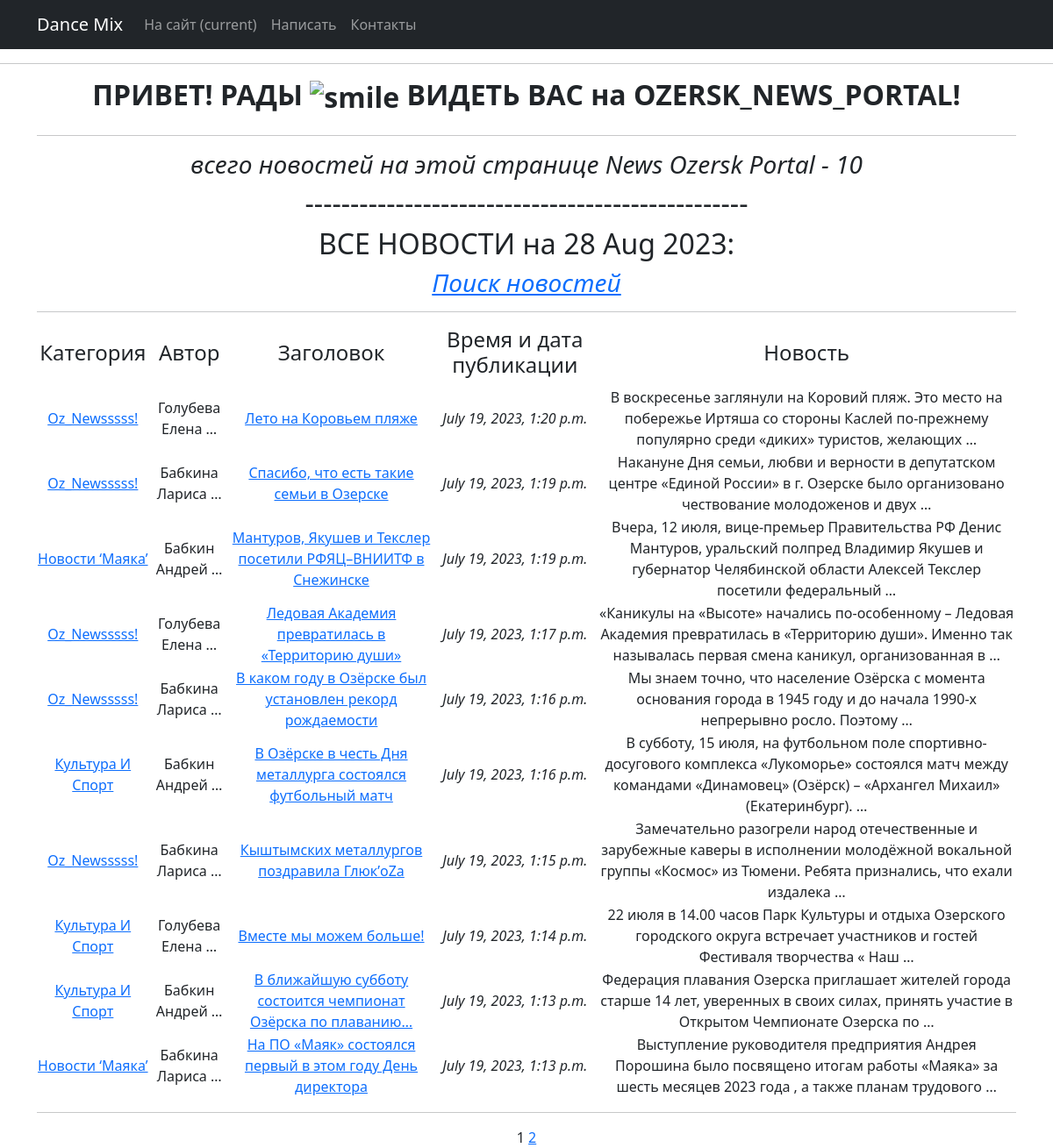
Before: /news/ with the older database file.
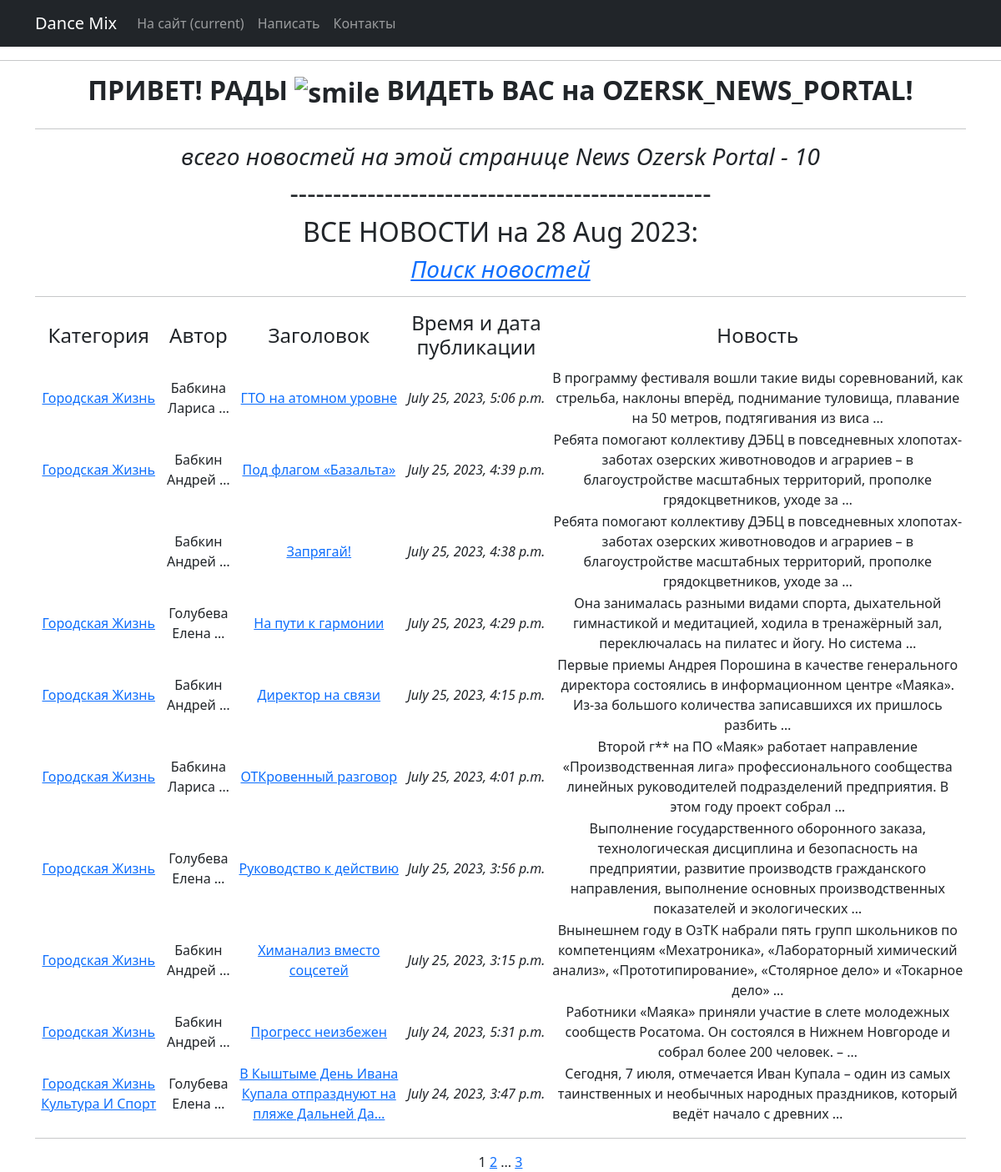
After: the same page with the newer database file.
### News_from_Ozersk/models.py (models this page shows, shortened)
class Category(models.Model):                            # Категория, к которой будет привязываться новость
    name = models.CharField(max_length=100, unique=True) # названия категорий тоже не должны повторяться
    subscribers =  models.ManyToManyField(User, related_name ='categories')
    def __str__(self):
        return self.name.title()

class New(models.Model):         # Новости для нашей витрины
    ARTICLE = 'AR'
    NEWS = 'NE'
    TYPE = [
        (ARTICLE, 'Статья'),
        (NEWS, 'Новость'),
    ]
    post_type = models.CharField(
        max_length=2,
        choices=TYPE,
        default=NEWS,
    )
    name = models.CharField(
        max_length=64,
        unique=True,              # названия новостей не должны повторяться
    )
    time_in = models.DateTimeField(auto_now_add=True)
    textPost = models.TextField()
    author = models.ForeignKey(Author1, on_delete=models.CASCADE)
    category = models.ManyToManyField(Category, through='NewCategory')

class Author1(models.Model):
    name = models.CharField(max_length=100)
    def __str__(self):
       return self.name.title()

### News_from_Ozersk/views.py (the view)
# urls.py: path('news/', cache_page(30)(NewsList.as_view()), name='new_list'),
class NewsList(ListView):
    model = New                      # Указываем модель, объекты которой мы будем выводить
    ordering = '-time_in'            # Поле, которое будет использоваться для сортировки объектов
    template_name = 'news.html'      # Указываем имя шаблона, в котором будут все инструкции о том,
    context_object_name = 'news'     # Это имя списка, в котором будут лежать все объекты.
    paginate_by = 10                  # вот так мы можем указать количество записей на странице
    def get_queryset(self):
        queryset = super().get_queryset()
        self.filterset = NewFilter(self.request.GET, queryset)
        return self.filterset.qs
    def get_context_data(self, **kwargs):
        context = super().get_context_data(**kwargs)
        context['filterset'] = self.filterset
        context['time_now'] = datetime.utcnow()
        return context

### News_from_Ozersk/templatetags/custom_filters.py (called while the page is built)
@register.filter()
def censor(value):
   stop_list = ['погода', 'бал', 'год']
   post_list = value.split()
   post_clean = []
   for clean in post_list:
      if clean in stop_list:
         clean = clean[0]+'*'*(len(clean)-1)
         post_clean.append(clean)
      else:
         post_clean.append(clean)
   return f'{" ".join(post_clean)}'

### News_from_Ozersk/templatetags/custom_tags.py (called while the page is built)
@register.simple_tag(takes_context=True)
def url_replace(context, **kwargs):
   d = context['request'].GET.copy()
   for k, v in kwargs.items():
       d[k] = v
   return d.urlencode()

### templates/news.html (shortened to what this page needs)
{% extends 'flatpages/default.html' %}
{% load custom_filters %}
{% load custom_tags %}
{% block content %}
    <hr>
    <i><h3>всего новостей на этой странице News Ozersk Portal - {{ news|length }} </h3></i>
    <h2>-------------------------------------------------</h2>
    <h2>ВСЕ НОВОСТИ на {{ time_now|date:'d M Y' }}:</h2>
    <h3><em><a href="http://127.0.0.1:8000/news/search/">Поиск новостей</a></em></h3>
   <hr>
   {% if news %}
       <table>
           <tr>
               <td><h4>Категория</h4></td>
               <td><h4>Автор</h4></td>
               <td><h4>Заголовок</h4></td>
               <td><h4>Время и дата публикации</h4></td>
               <td><h4>Новость</h4></td>
           </tr>
           {% for new in news %}
           <tr>
               <td>
                   {% for category in new.category.all %}
                       <a href="{% url 'new_category' category.id %}">{{ category|truncatewords:5 }}</a>
                   {% endfor %}
               </td>
               <td>{{ new.author|truncatewords:2 }}</td>
               <td><a href="{% url 'new_detail' new.id %}">{{ new.name|censor|truncatechars:60 }}</a></td>
               <td><i>{{ new.time_in }}</i></td>
               <td>{{ new.textPost|censor|truncatewords:20 }}</td>
           </tr>
           {% endfor %}
       </table>
    <hr>
   {% else %}
       <h2>СЕГОДНЯ ХОРОШИЙ ДЕНЬ - НОВОСТЕЙ НЕТ!</h2>
   {% endif %}
   {{ page_obj.number }}
   {% if page_obj.has_next %}
       <a href="?{% url_replace page=page_obj.next_page_number %}">{{ page_obj.next_page_number }}</a>
       {% if paginator.num_pages != page_obj.next_page_number %}
           ...
           <a href="?{% url_replace page=page_obj.paginator.num_pages %}">{{ page_obj.paginator.num_pages }}</a>
       {% endif %}
   {% endif %}
{% endblock content %}

Changed rows visible on the page:
removed New: author "Голубева Елена …", name|censor "Лето на Коровьем пляже", time_in "July 19, 2023, 1:20 p.m.", textPost|censor "В воскресенье заглянули на Коровий пляж. Это место на побережье Иртяша со стороны Каслей по-прежнему популярно среди «диких» туристов, желающих …", Category (name "Oz_Newsssss!")
no longer on this page (row edited): New: author "Бабкина Лариса …", name|censor "Спасибо, что есть такие семьи в Озерске", time_in "July 19, 2023, 1:19 p.m.", textPost|censor "Накануне Дня семьи, любви и верности в депутатском центре «Единой России» в г. Озерске было организовано чествование молодоженов и двух …", Category (name "Oz_Newsssss!")
no longer on this page (row unchanged): New: author "Бабкин Андрей …", name|censor "Мантуров, Якушев и Текслер посетили РФЯЦ–ВНИИТФ в Снежинске", time_in "July 19, 2023, 1:19 p.m.", textPost|censor "Вчера, 12 июля, вице-премьер Правительства РФ Денис Мантуров, уральский полпред Владимир Якушев и губернатор Челябинской области Алексей Текслер посетили федеральный …"
no longer on this page (row unchanged): Category: name "Новости ‘Маяка’"
no longer on this page (row unchanged): New: author "Голубева Елена …", name|censor "Ледовая Академия превратилась в «Территорию души»", time_in "July 19, 2023, 1:17 p.m.", textPost|censor "«Каникулы на «Высоте» начались по-особенному – Ледовая Академия превратилась в «Территорию души». Именно так называлась первая смена каникул, организованная в …", Category (name "Oz_Newsssss!")
no longer on this page (row unchanged): New: author "Бабкина Лариса …", name|censor "В каком году в Озёрске был установлен рекорд рождаемости", time_in "July 19, 2023, 1:16 p.m.", textPost|censor "Мы знаем точно, что население Озёрска с момента основания города в 1945 году и до начала 1990-х непрерывно росло. Поэтому …", Category (name "Oz_Newsssss!")
no longer on this page (row unchanged): New: author "Бабкин Андрей …", name|censor "В Озёрске в честь Дня металлурга состоялся футбольный матч", time_in "July 19, 2023, 1:16 p.m.", textPost|censor "В субботу, 15 июля, на футбольном поле спортивно-досугового комплекса «Лукоморье» состоялся матч между командами «Динамовец» (Озёрск) – «Архангел Михаил» (Екатеринбург). …", Category (name "Культура И Спорт")
no longer on this page (row unchanged): New: author "Бабкина Лариса …", name|censor "Кыштымских металлургов поздравила Глюк’oZa", time_in "July 19, 2023, 1:15 p.m.", textPost|censor "Замечательно разогрели народ отечественные и зарубежные каверы в исполнении молодёжной вокальной группы «Космос» из Тюмени. Ребята признались, что ехали издалека …", Category (name "Oz_Newsssss!")
no longer on this page (row unchanged): New: author "Голубева Елена …", name|censor "Вместе мы можем больше!", time_in "July 19, 2023, 1:14 p.m.", textPost|censor "22 июля в 14.00 часов Парк Культуры и отдыха Озерского городского округа встречает участников и гостей Фестиваля творчества « Наш …", Category (name "Культура И Спорт")
no longer on this page (row unchanged): New: author "Бабкин Андрей …", name|censor "В ближайшую субботу состоится чемпионат Озёрска по плаванию…", time_in "July 19, 2023, 1:13 p.m.", textPost|censor "Федерация плавания Озерска приглашает жителей города старше 14 лет, уверенных в своих силах, принять участие в Открытом Чемпионате Озерска по …", Category (name "Культура И Спорт")
no longer on this page (row unchanged): New: author "Бабкина Лариса …", name|censor "На ПО «Маяк» состоялся первый в этом году День директора", time_in "July 19, 2023, 1:13 p.m.", textPost|censor "Выступление руководителя предприятия Андрея Порошина было посвящено итогам работы «Маяка» за шесть месяцев 2023 года , а также планам трудового …"
added New: author "Бабкина Лариса …", name|censor "ГТО на атомном уровне", time_in "July 25, 2023, 5:06 p.m.", textPost|censor "В программу фестиваля вошли такие виды соревнований, как стрельба, наклоны вперёд, поднимание туловища, плавание на 50 метров, подтягивания из виса …", Category (name "Городская Жизнь")
added New: author "Бабкин Андрей …", name|censor "Под флагом «Базальта»", time_in "July 25, 2023, 4:39 p.m.", textPost|censor "Ребята помогают коллективу ДЭБЦ в повседневных хлопотах-заботах озерских животноводов и аграриев – в благоустройстве масштабных территорий, прополке грядокцветников, уходе за …", Category (name "Городская Жизнь")
added New: author "Бабкин Андрей …", name|censor "Запрягай!", time_in "July 25, 2023, 4:38 p.m.", textPost|censor "Ребята помогают коллективу ДЭБЦ в повседневных хлопотах-заботах озерских животноводов и аграриев – в благоустройстве масштабных территорий, прополке грядокцветников, уходе за …"
added New: author "Голубева Елена …", name|censor "На пути к гармонии", time_in "July 25, 2023, 4:29 p.m.", textPost|censor "Она занималась разными видами спорта, дыхательной гимнастикой и медитацией, ходила в тренажёрный зал, переключалась на пилатес и йогу. Но система …", Category (name "Городская Жизнь")
added New: author "Бабкин Андрей …", name|censor "Директор на связи", time_in "July 25, 2023, 4:15 p.m.", textPost|censor "Первые приемы Андрея Порошина в качестве генерального директора состоялись в информационном центре «Маяка». Из-за большого количества записавшихся их пришлось разбить …", Category (name "Городская Жизнь")
added New: author "Бабкина Лариса …", name|censor "ОТКровенный разговор", time_in "July 25, 2023, 4:01 p.m.", textPost|censor "Второй г** на ПО «Маяк» работает направление «Производственная лига» профессионального сообщества линейных руководителей подразделений предприятия. В этом году проект собрал …", Category (name "Городская Жизнь")
added New: author "Голубева Елена …", name|censor "Руководство к действию", time_in "July 25, 2023, 3:56 p.m.", textPost|censor "Выполнение государственного оборонного заказа, технологическая дисциплина и безопасность на предприятии, развитие производств гражданского направления, выполнение основных производственных показателей и экологических …", Category (name "Городская Жизнь")
added New: author "Бабкин Андрей …", name|censor "Химанализ вместо соцсетей", time_in "July 25, 2023, 3:15 p.m.", textPost|censor "Внынешнем году в ОзТК набрали пять групп школьников по компетенциям «Мехатроника», «Лабораторный химический анализ», «Прототипирование», «Столярное дело» и «Токарное дело» …", Category (name "Городская Жизнь")
added New: author "Бабкин Андрей …", name|censor "Прогресс неизбежен", time_in "July 24, 2023, 5:31 p.m.", textPost|censor "Работники «Маяка» приняли участие в слете молодежных сообществ Росатома. Он состоялся в Нижнем Новгороде и собрал более 200 человек. – …", Category (name "Городская Жизнь")
added New: author "Голубева Елена …", name|censor "В Кыштыме День Ивана Купала отпразднуют на пляже Дальней Да…", time_in "July 24, 2023, 3:47 p.m.", textPost|censor "Сегодня, 7 июля, отмечается Иван Купала – один из самых таинственных и необычных народных праздников, который ведёт начало с древних …", Category (name "Городская Жизнь"), Category (name "Культура И Спорт")
Other visible differences:
{{ page_obj.paginator.num_pages }}: (not shown) → "3"
